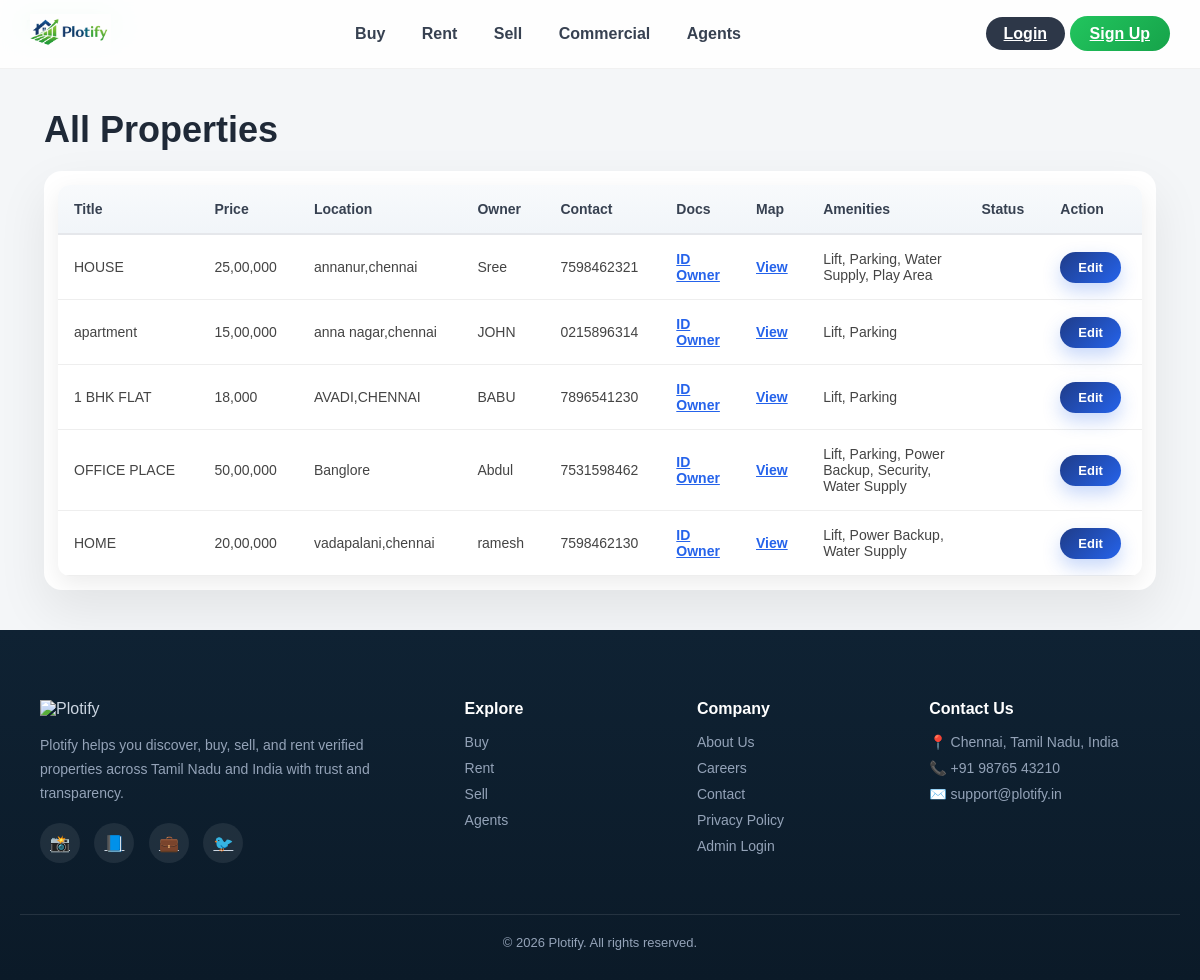
/admin/properties (signed in), run on the app's committed database.
### modules/models.py (models this page shows)
class Property(db.Model):
    __tablename__ = "properties"
    id = db.Column(db.String, primary_key=True, default=lambda: str(uuid.uuid4()))
    title = db.Column(db.String(200))
    price = db.Column(db.String(100))
    category = db.Column(db.String(50))   # Sell / Rent / Commercial
    location = db.Column(db.String(200))
    description = db.Column(db.Text)
    bedrooms = db.Column(db.String(10))
    bathrooms = db.Column(db.String(10))
    area = db.Column(db.String(50))
    type = db.Column(db.String(50))        # House / Apartment / Office
    status = db.Column(db.String(50), default="Ready to Move")
    owner_name = db.Column(db.String(100))
    phone = db.Column(db.String(20))
    email = db.Column(db.String(100))
    image = db.Column(db.String(200))
    posted = db.Column(db.String(50))
    verified = db.Column(db.Boolean, default=True)
    featured = db.Column(db.Boolean, default=False)
    amenities = db.Column(db.Text)
    identity_doc = db.Column(db.String(200))
    ownership_doc = db.Column(db.String(200))
    map_link = db.Column(db.String(300))
    floor = db.Column(db.String(20))
    total_floors = db.Column(db.String(20))
    furnishing = db.Column(db.String(50))
    facing = db.Column(db.String(50))
    user_id = db.Column(db.String, db.ForeignKey("users.id"))

### modules/admin/routes.py (the view)
@admin_bp.route("/admin/properties")
@admin_required
def admin_properties():
    properties = Property.query.all()
    return render_template("admin/manage_properties.html", properties=properties)

### modules/admin/routes.py (called while the page is built)
def admin_required(f):
    @wraps(f)
    def decorated_function(*args, **kwargs):
        if not session.get("admin"):
            return redirect("/admin-login")
        return f(*args, **kwargs)
    return decorated_function

### templates/admin/manage_properties.html (shortened to what this page needs)
{% extends "base.html" %}
{% block content %}
<section class="admin-page">
  <div class="container">
    <h1 class="admin-title">All Properties</h1>
    <div class="property-table">
      <table>
        <thead>
          <tr>
            <th>Title</th>
            <th>Price</th>
            <th>Location</th>
            <th>Owner</th>
            <th>Contact</th>
            <th>Docs</th>
            <th>Map</th>
            <th>Amenities</th>
            <th>Status</th>
            <th>Action</th>
          </tr>
        </thead>
        <tbody>
          {% for p in properties %}
          <tr>
            <td>{{ p.title }}</td>
            <td>{{ p.price }}</td>
            <td>{{ p.location }}</td>
            <td>{{ p.owner_name }}</td>
            <td>{{ p.phone }}</td>
            <td>
              {% if p.identity_doc %}
                <a href="/static/uploads/{{ p.identity_doc }}" target="_blank">ID</a><br>
              {% endif %}
              {% if p.ownership_doc %}
                <a href="/static/uploads/{{ p.ownership_doc }}" target="_blank">Owner</a>
              {% endif %}
            </td>
            <td>
              {% if p.map_link %}
                <a href="{{ p.map_link }}" target="_blank">View</a>
              {% else %}
                -
              {% endif %}
            </td>
            <td style="max-width:150px;">
              {{ p.amenities }}
            </td>
            <td>
</td>
            <td>
              <a href="{{ url_for('admin.edit_property', id=p.id) }}" class="view-btn">
  Edit
</a>
            </td>
          </tr>
          {% endfor %}
        </tbody>
      </table>
    </div>
  </div>
</section>
{% endblock %}

### static/css/base.css (style rules this page uses)
:root { --blue: #2C3E50; --green: #2ECC71; --light: #F4F6F8; --dark: #333; --accent: #e63946; }
* { margin: 0; padding: 0; box-sizing: border-box; }
body { font-family: 'Sora', sans-serif; background: #f7f9fc; color: #1f2937; }
* { transition: all 0.25s ease; }
* { margin: 0; padding: 0; box-sizing: border-box; font-family: Arial, sans-serif; }
html, body { width: 100%; background: var(--light); }
.container { max-width: 1200px; margin: auto; padding: 0 20px; }

### static/css/property.css (style rules this page uses)
.view-btn, .details-btn { text-decoration: none; background: linear-gradient(135deg,#1f3c88,#2563eb); color: #fff; padding: 7px 16px; border-radius: 999px; font-size: 13px; font-weight: 600; transition: 0.25s; box-shadow: 0 6px 16px rgba(37,99,235,0.25); }

### static/css/agents.css (style rules this page uses)
.view-btn { background: #1f3c88; color: white; padding: 9px 16px; border-radius: 999px; font-size: 13px; text-decoration: none; font-weight: 600; }

### static/css/admin.css (style rules this page uses)
.admin-page { padding: 40px 20px; }
.admin-title { font-size: 34px; font-weight: 800; margin-bottom: 25px; color: #1f2937; }
.property-table table { width: 100%; border-collapse: collapse; background: white; border-radius: 12px; overflow: hidden; box-shadow: 0 8px 25px rgba(0,0,0,0.08); }
.property-table th { background: #f5f7fa; padding: 14px; text-align: left; font-size: 14px; }
.property-table td { padding: 12px; border-top: 1px solid #eee; font-size: 13px; }
.admin-page { padding: 40px 24px; }
.admin-title { font-size: 36px; font-weight: 800; margin-bottom: 20px; color: #1f2937; }
.property-table { background: #ffffff; border-radius: 18px; padding: 14px; box-shadow: 0 20px 50px rgba(0,0,0,0.08); overflow-x: auto; }
.property-table table { width: 100%; border-collapse: collapse; }
.property-table th { background: linear-gradient(180deg,#f8fafc,#f1f5f9); padding: 16px; font-size: 14px; font-weight: 700; color: #374151; border-bottom: 2px solid #e5e7eb; }
.property-table td { padding: 16px; border-bottom: 1px solid #eee; font-size: 14px; color: #444; }
.property-table .view-btn { background: linear-gradient(135deg,#1f3c88,#2563eb); color: white; padding: 8px 18px; border-radius: 999px; font-size: 13px; font-weight: 600; text-decoration: none; box-shadow: 0 8px 18px rgba(37,99,235,0.25); transition: 0.2s; }
.property-table a { color: #2563eb; font-weight: 600; }

### data on the page
Property: title "HOUSE", price "25,00,000", location "annanur,chennai", owner_name "Sree", phone "7598462321", amenities "Lift, Parking, Water Supply, Play Area"
Property: title "apartment", price "15,00,000", location "anna nagar,chennai", owner_name "JOHN", phone "0215896314", amenities "Lift, Parking"
Property: title "1 BHK FLAT", price "18,000", location "AVADI,CHENNAI", owner_name "BABU", phone "7896541230", amenities "Lift, Parking"
Property: title "OFFICE PLACE", price "50,00,000", location "Banglore", owner_name "Abdul", phone "7531598462", amenities "Lift, Parking, Power Backup, Security, Water Supply"
Property: title "HOME", price "20,00,000", location "vadapalani,chennai", owner_name "ramesh", phone "7598462130", amenities "Lift, Power Backup, Water Supply"
